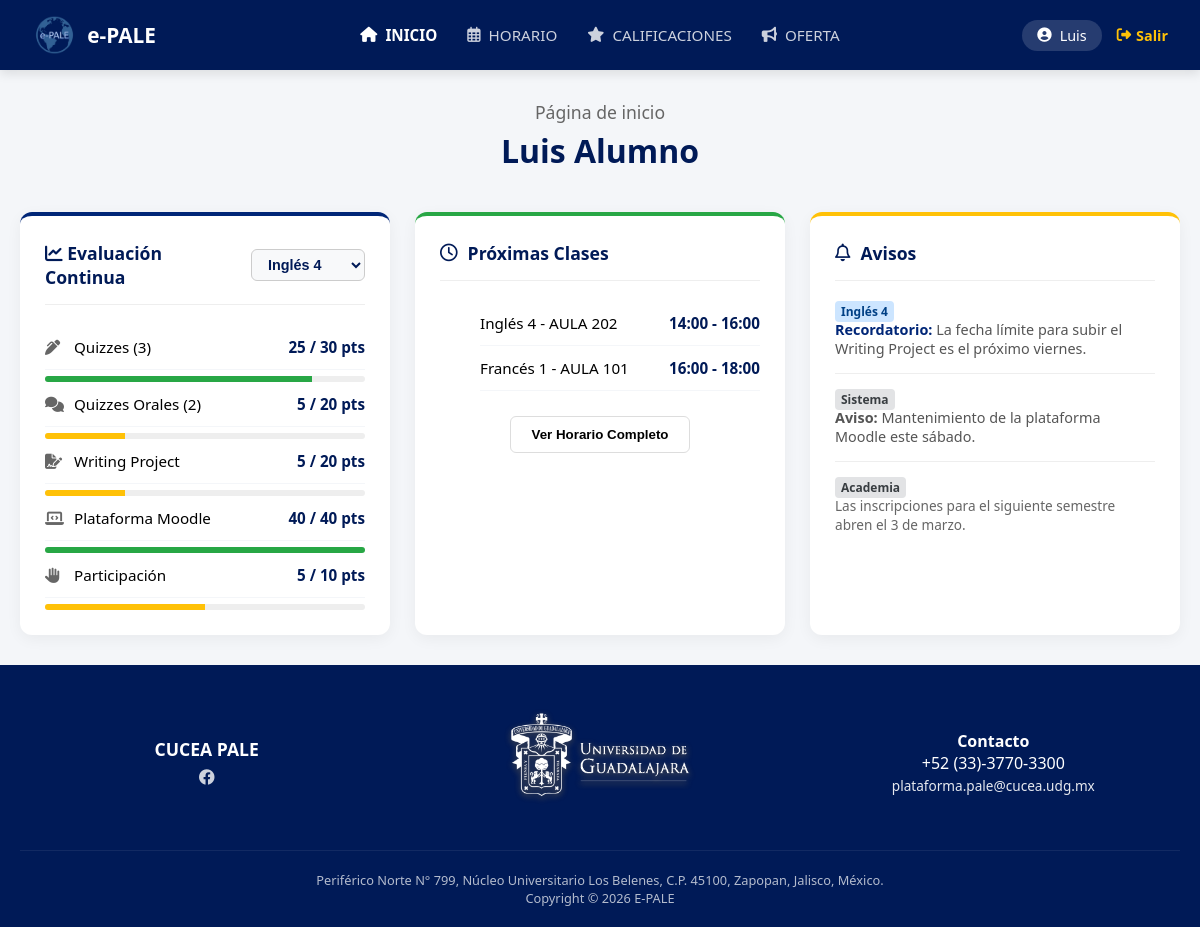
Screenshot of /estudiante/dashboard.php (signed in) with the database file from the repository.
### tables this page shows
CREATE TABLE IF NOT EXISTS `inscripciones` (
  `inscripcion_id` int NOT NULL AUTO_INCREMENT,
  `alumno_id` int NOT NULL,
  `nrc` int NOT NULL,
  `estatus` enum('INSCRITO','SOLICITUD_BAJA','BAJA','SOLICITUD_ALTA') DEFAULT 'INSCRITO',
  `calificacion_final` decimal(5,2) DEFAULT '0.00',
  PRIMARY KEY (`inscripcion_id`),
  KEY `alumno_id` (`alumno_id`),
  KEY `nrc` (`nrc`)
);

CREATE TABLE IF NOT EXISTS `horarios` (
  `horario_id` int NOT NULL AUTO_INCREMENT,
  `nrc` int NOT NULL,
  `dias_patron` enum('L-M','M-J','V','S') NOT NULL,
  `hora_inicio` time NOT NULL,
  `hora_fin` time NOT NULL,
  `modalidad` enum('PRESENCIAL','VIRTUAL') NOT NULL,
  `aula` varchar(50) DEFAULT NULL,
  PRIMARY KEY (`horario_id`),
  KEY `nrc` (`nrc`)
);

CREATE TABLE IF NOT EXISTS `materias` (
  `materia_id` int NOT NULL AUTO_INCREMENT,
  `clave` varchar(10) NOT NULL,
  `nombre` varchar(50) NOT NULL,
  `nivel` int NOT NULL,
  PRIMARY KEY (`materia_id`),
  UNIQUE KEY `clave` (`clave`)
);

### estudiante/dashboard.php (the view, shortened to what this page needs)
<?php
require '../db.php';
$nombre_completo = isset($_SESSION['nombre']) ? $_SESSION['nombre'] : "Estudiante";
if(isset($_SESSION['apellido_paterno'])) {
    $nombre_completo .= " " . $_SESSION['apellido_paterno'];
} elseif(isset($_SESSION['apellidos'])) {
    $nombre_completo .= " " . $_SESSION['apellidos'];
}
$stmt_al = $pdo->prepare("SELECT alumno_id FROM alumnos WHERE usuario_id = ?");
$stmt_al->execute([$_SESSION['user_id']]);
$alumno = $stmt_al->fetch(PDO::FETCH_ASSOC);
$alumno_id = $alumno['alumno_id'];
$sql_materias = "SELECT i.inscripcion_id, m.nombre, m.nivel, g.nrc
                 FROM inscripciones i
                 JOIN grupos g ON i.nrc = g.nrc
                 JOIN materias m ON g.materia_id = m.materia_id
                 WHERE i.alumno_id = ? AND i.estatus = 'INSCRITO'";
$stmt_mat = $pdo->prepare($sql_materias);
$stmt_mat->execute([$alumno_id]);
$materias_inscritas = $stmt_mat->fetchAll(PDO::FETCH_ASSOC);
$sql_horarios = "SELECT h.hora_inicio, h.hora_fin, h.aula, m.nombre, m.nivel
                 FROM horarios h
                 JOIN grupos g ON h.nrc = g.nrc
                 JOIN materias m ON g.materia_id = m.materia_id
                 JOIN inscripciones i ON g.nrc = i.nrc
                 WHERE i.alumno_id = ? ORDER BY h.hora_inicio ASC";
$stmt_hor = $pdo->prepare($sql_horarios);
$stmt_hor->execute([$alumno_id]);
$horarios = $stmt_hor->fetchAll(PDO::FETCH_ASSOC);
$estructura_dashboard = [
    'quizzes' => ['label' => 'Quizzes (3)', 'icon' => 'fa-pen-alt', 'max' => 30, 'keys' => ['Q1', 'Q2', 'Q3']],
    'orales'  => ['label' => 'Quizzes Orales (2)', 'icon' => 'fa-comments', 'max' => 20, 'keys' => ['QO1', 'QO2']],
    'writing' => ['label' => 'Writing Project', 'icon' => 'fa-file-signature', 'max' => 20, 'keys' => ['WRITING']],
    'moodle'  => ['label' => 'Plataforma Moodle', 'icon' => 'fa-laptop-code', 'max' => 40, 'keys' => ['PLATAFORMA']],
    'partic'  => ['label' => 'Participación', 'icon' => 'fa-hand-paper', 'max' => 10, 'keys' => ['PARTICIPACION']]
];
?>
<!DOCTYPE html>
<html lang="es">
<head>
    <link rel="stylesheet" href="../css/estudiante.css?v=<?php echo time(); ?>">
    <link rel="stylesheet" href="https://cdnjs.cloudflare.com/ajax/libs/font-awesome/6.4.0/css/all.min.css">
</head>
<body>
    <header class="main-header">
        <div class="logo-container">
            <img src="../img/logo-pale.png" alt="E-PALE" class="logo-img">
            <span>e-PALE</span>
        </div>
        <nav class="main-nav">
            <ul>
                <li><a href="dashboard.php" style="color:white; font-weight:bold;"><i class="fas fa-home"></i> Inicio</a></li>
                <li><a href="#"><i class="far fa-calendar-alt"></i> Horario</a></li>
                <li><a href="calificaciones.php"><i class="fas fa-star"></i> Calificaciones</a></li>
                <li><a href="oferta.php"><i class="fas fa-bullhorn"></i> Oferta</a></li>
            </ul>
        </nav>
        <div class="user-actions">
            <a href="perfil.php" class="profile-btn">
                <i class="fas fa-user-circle"></i>
                <span><?php echo strtok($_SESSION['nombre'], " "); ?></span>
            </a>
            <a href="../logout.php" class="logout-btn">
                <i class="fas fa-sign-out-alt"></i> Salir
            </a>
        </div>
    </header>
    <main class="main-content">
        <div class="welcome-banner">
            <h2>Página de inicio</h2>
            <h1><?php echo htmlspecialchars($nombre_completo); ?></h1>
        </div>
        <div class="dashboard-grid">
            <div class="card">
                <h3 style="display:flex; justify-content:space-between; align-items:center;">
                    <span><i class="fas fa-chart-line"></i> Evaluación Continua</span>
                    <?php if(count($materias_inscritas) > 0): ?>
                        <select class="subject-selector" onchange="cambiarMateriaDash(this.value)">
                            <?php foreach($materias_inscritas as $index => $mat): ?>
                                <option value="eval-<?php echo $mat['inscripcion_id']; ?>">
                                    <?php echo htmlspecialchars($mat['nombre'] . ' ' . $mat['nivel']); ?>
                                </option>
                            <?php endforeach; ?>
                        </select>
                    <?php else: ?>
                        <span style="font-size:0.8rem; color:#888;">Sin materias</span>
                    <?php endif; ?>
                </h3>
                <?php
                foreach($materias_inscritas as $index => $mat):
                    $insc_id = $mat['inscripcion_id'];
                    $display = ($index === 0) ? 'block' : 'none';
                    $stmt_cal = $pdo->prepare("SELECT tipo_examen, puntaje FROM calificaciones WHERE inscripcion_id = ?");
                    $stmt_cal->execute([$insc_id]);
                    $califs_bd = [];
                    while($row = $stmt_cal->fetch(PDO::FETCH_ASSOC)){
                        $califs_bd[$row['tipo_examen']] = $row['puntaje'];
                    }
                ?>
                <div id="eval-<?php echo $insc_id; ?>" class="grades-summary eval-container" style="display: <?php echo $display; ?>;">
                    <?php
                    foreach($estructura_dashboard as $id_cat => $cat):
                        $suma = 0;
                        $tiene_datos = false;
                        foreach($cat['keys'] as $key_examen) {
                            if(array_key_exists($key_examen, $califs_bd) && $califs_bd[$key_examen] !== null) {
                                $suma += floatval($califs_bd[$key_examen]);
                                $tiene_datos = true;
                            }
                        }
                        if($id_cat == 'writing' && !$tiene_datos) {
                            $texto_valor = '<span style="background:#fff3cd; color:#856404; padding:2px 6px; border-radius:4px; font-size:0.8rem;">Pendiente</span>';
                            $porcentaje = 0;
                            $color_barra = '#eee';
                        } else {
                            $suma_fmt = floatval($suma) == intval($suma) ? intval($suma) : floatval($suma);
                            $texto_valor = $suma_fmt . ' / ' . $cat['max'] . ' pts';
                            $porcentaje = ($suma / $cat['max']) * 100;
                            if($porcentaje == 0) $color_barra = '#eee';
                            elseif($porcentaje >= 60) $color_barra = 'var(--success)';
                            else $color_barra = '#ffc107';
                        }
                    ?>
                        <div class="grade-item">
                            <div class="grade-label"><i class="fas <?php echo $cat['icon']; ?>"></i> <?php echo $cat['label']; ?></div>
                            <div class="grade-value"><?php echo $texto_valor; ?></div>
                        </div>
                        <div class="progress-mini"><div class="progress-bar" style="width: <?php echo $porcentaje; ?>%; background-color: <?php echo $color_barra; ?>;"></div></div>
                    <?php endforeach; ?>
                </div>
                <?php endforeach; ?>
            </div>
            <div class="card">
                <h3><i class="far fa-clock"></i> Próximas Clases</h3>
                <ul class="next-classes-list">
                    <?php if(count($horarios) > 0): ?>
                        <?php foreach($horarios as $h): ?>
                            <li>
                                <span><?php echo htmlspecialchars($h['nombre'] . ' ' . $h['nivel'] . ' - ' . $h['aula']); ?></span>
                                <span class="grade-value"><?php echo date('H:i', strtotime($h['hora_inicio'])) . ' - ' . date('H:i', strtotime($h['hora_fin'])); ?></span>
                            </li>
                        <?php endforeach; ?>
                    <?php else: ?>
                        <li style="color:#888; justify-content:center;">No tienes clases asignadas.</li>
                    <?php endif; ?>
                </ul>
                <div style="margin-top: 25px; text-align: center;">
                    <button style="width: auto; padding: 10px 20px; background-color: white; border: 1px solid #ddd; border-radius: 6px; font-weight:bold; cursor:pointer;">Ver Horario Completo</button>
                </div>
            </div>
             <div class="card">
                <h3><i class="far fa-bell"></i> Avisos</h3>
                <div style="font-size: 0.9rem; color: #555;">
                    <?php if(count($materias_inscritas) > 0): ?>
                        <p style="margin-bottom: 15px; padding-bottom:15px; border-bottom:1px solid #eee;">
                            <span class="tag-aviso tag-materia"><?php echo htmlspecialchars($materias_inscritas[0]['nombre'] . ' ' . $materias_inscritas[0]['nivel']); ?></span><br>
                            <strong style="color: #002677;">Recordatorio:</strong> La fecha límite para subir el Writing Project es el próximo viernes.
                        </p>
                    <?php endif; ?>
                    <p style="margin-bottom: 15px; padding-bottom:15px; border-bottom:1px solid #eee;">
                        <span class="tag-aviso tag-sistema">Sistema</span><br>
                        <strong>Aviso:</strong> Mantenimiento de la plataforma Moodle este sábado.
                    </p>
                    <p>
                        <span class="tag-aviso tag-sistema">Academia</span><br>
                        <span style="color:#666; font-size:0.85rem;">Las inscripciones para el siguiente semestre abren el 3 de marzo.</span>
                    </p>
                </div>
            </div>
        </div>
    </main>
    <footer class="main-footer">
        <div class="footer-content">
            <div class="footer-section">
                <div style="font-weight:bold; font-size:1.1rem; margin-bottom:5px;">CUCEA PALE</div>
                <i class="fab fa-facebook" style="opacity:0.8;"></i>
            </div>
            <div class="footer-section">
                 <img src="../img/logo-udg.png" alt="Universidad de Guadalajara" class="footer-logo-img">
            </div>
            <div class="footer-section">
                <strong>Contacto</strong><br>
                +52 (33)-3770-3300<br>
                <span style="font-size:0.85rem; opacity:0.9;">plataforma.pale@cucea.udg.mx</span>
            </div>
        </div>
        <div class="address-bar">
            Periférico Norte N° 799, Núcleo Universitario Los Belenes, C.P. 45100, Zapopan, Jalisco, México.<br>
            Copyright © 2026 E-PALE
        </div>
    </footer>
</body>
</html>

### css/estudiante.css (style rules this page uses)
:root { --udg-blue: #001a57; --udg-light: #002677; --bg-gray: #f4f6f9; --white: #ffffff; --text-dark: #333; --text-muted: #666; --success: #28a745; --warning: #ffc107; }
body { font-family: 'Segoe UI', Tahoma, Geneva, Verdana, sans-serif; background-color: var(--bg-gray); margin: 0; min-height: 100vh; display: flex; flex-direction: column; }
.main-header { background-color: var(--udg-blue); color: var(--white); padding: 0 2rem; height: 70px; display: flex; justify-content: space-between; align-items: center; box-shadow: 0 4px 10px rgba(0,0,0,0.1); position: sticky; top: 0; z-index: 100; }
.logo-container { display: flex; align-items: center; gap: 10px; font-weight: 700; font-size: 1.3rem; min-width: 150px; }
.logo-img { height: 40px; width: auto; }
.main-nav { flex: 1; display: flex; justify-content: center; }
.main-nav ul { list-style: none; padding: 0; margin: 0; display: flex; gap: 30px; }
.main-nav a { text-decoration: none; color: rgba(255,255,255,0.8); font-weight: 500; font-size: 0.95rem; text-transform: uppercase; transition: all 0.3s; display: flex; align-items: center; gap: 8px; }
.user-actions { display: flex; align-items: center; gap: 15px; min-width: 150px; justify-content: flex-end; }
.profile-btn { display: flex; align-items: center; gap: 8px; background: rgba(255,255,255,0.15); padding: 6px 15px; border-radius: 20px; cursor: pointer; font-size: 0.9rem; transition: background 0.3s; text-decoration: none; color: white; }
.logout-btn { color: #ffc107; text-decoration: none; font-size: 0.9rem; display: flex; align-items: center; gap: 5px; font-weight: 600; transition: opacity 0.3s; }
.main-content { flex: 1; padding: 30px 20px; max-width: 1200px; margin: 0 auto; width: 100%; box-sizing: border-box; }
.welcome-banner { text-align: center; margin-bottom: 40px; }
.welcome-banner h2 { margin: 0; font-weight: 400; color: var(--text-muted); font-size: 1.1rem; }
.welcome-banner h1 { margin: 5px 0 0; color: var(--udg-blue); font-size: 2rem; }
.dashboard-grid { display: grid; grid-template-columns: repeat(auto-fit, minmax(320px, 1fr)); gap: 25px; }
.card { background-color: var(--white); padding: 25px; border-radius: 12px; box-shadow: 0 4px 15px rgba(0,0,0,0.05); transition: transform 0.2s; border-top: 4px solid transparent; }
.card:nth-child(1) { border-top-color: var(--udg-light); }
.card:nth-child(2) { border-top-color: var(--success); }
.card:nth-child(3) { border-top-color: var(--warning); }
.card h3 { margin-top: 0; color: var(--udg-blue); display: flex; align-items: center; gap: 10px; font-size: 1.1rem; border-bottom: 1px solid #eee; padding-bottom: 15px; margin-bottom: 20px; }
.grade-item, .next-classes-list li { display: flex; justify-content: space-between; align-items: center; padding: 12px 0; border-bottom: 1px solid #f4f6f9; font-size: 0.95rem; }
.grade-label i { color: var(--text-muted); width: 20px; margin-right: 5px; }
.grade-value { font-weight: bold; color: var(--udg-blue); }
.progress-mini { height: 6px; background-color: #eee; border-radius: 3px; margin-top: 6px; width: 100%; overflow: hidden; }
.progress-bar { height: 100%; background-color: var(--success); }
.main-footer { background-color: var(--udg-blue); color: var(--white); padding: 40px 20px 20px; margin-top: auto; }
.footer-content { display: flex; justify-content: space-between; align-items: center; max-width: 1200px; margin: 0 auto 30px; flex-wrap: wrap; gap: 20px; text-align: center; }
.footer-section { flex: 1; min-width: 250px; }
.footer-logo-img { height: 100px; width: auto; margin-bottom: 10px; }
.address-bar { text-align: center; font-size: 0.8rem; border-top: 1px solid rgba(255,255,255,0.1); padding-top: 20px; opacity: 0.7; }
.subject-selector { padding: 6px 12px; border: 1px solid #ccc; border-radius: 6px; font-size: 0.9rem; color: var(--udg-blue); font-weight: 600; background-color: #f8f9fa; cursor: pointer; margin-left: auto; }
.tag-aviso { font-size: 0.75rem; padding: 2px 6px; border-radius: 4px; font-weight: bold; margin-right: 5px; }
.tag-sistema { background: #e2e3e5; color: #383d41; }
.tag-materia { background: #cce5ff; color: #004085; }

### rows the page displays
inscripciones: label "Quizzes (3)", texto_valor "25 / 30 pts", $porcentaje 83.333333333333 (drawn), label "Quizzes Orales (2)", texto_valor "5 / 20 pts", $porcentaje 25 (drawn), label "Writing Project", label "Plataforma Moodle", texto_valor "40 / 40 pts", $porcentaje 100 (drawn), label "Participación", texto_valor "5 / 10 pts", $porcentaje 50 (drawn)
horarios: aula.nivel "Inglés 4 - AULA 202", hora_inicio "14:00", hora_fin "16:00"
horarios: aula.nivel "Francés 1 - AULA 101", hora_inicio "16:00", hora_fin "18:00"
materias: nombre+nivel "Inglés 4"

### other values shown
strtok($_SESSION['nombre'], " ") "Luis"
$nombre_completo "Luis Alumno"
form field value "Inglés 4"
